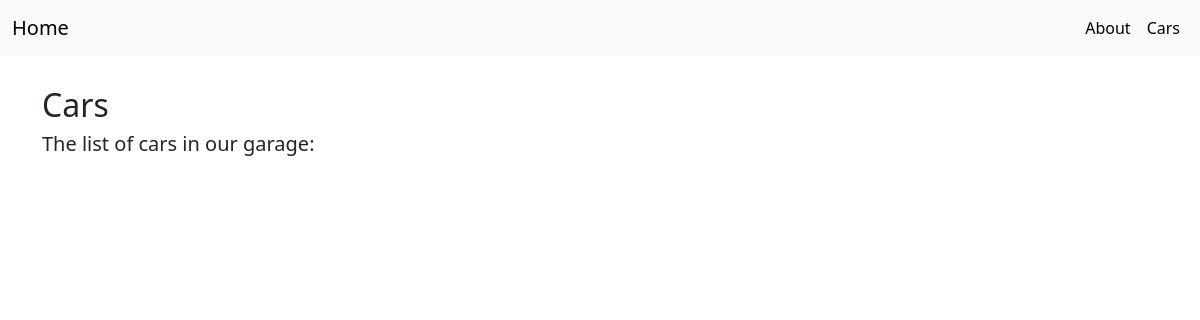
The page /service/cars/ on the database as committed earlier.
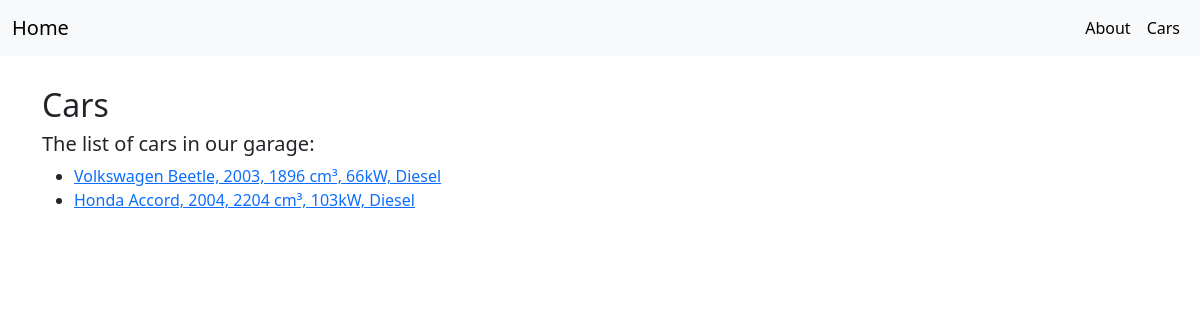
The same page on the database as committed later.
### service/models.py (models this page shows, shortened)
class Car(models.Model):
    license_plate_no = models.CharField(
        verbose_name="License plate number",
        max_length=16,
        help_text="Enter car's licence plate number (it need not be unique, "
        "since cars can be from different countries)",
    )
    vin_code = models.CharField(
        verbose_name="VIN code",
        max_length=32,
        unique=True,
        help_text="Enter car's vin code (it must be unique)",
    )
    car_model = models.ForeignKey(
        to="CarModel",
        verbose_name="Model",
        on_delete=models.SET_NULL,
        null=True,
    )
    client_name = models.CharField(verbose_name="Client's name", max_length=64)
    description = models.TextField("Description", max_length=2048, default="")
    class Meta:
        verbose_name = "Car"
        verbose_name_plural = "Cars"

class CarModel(models.Model):
    make = models.CharField(verbose_name="Make", max_length=64)
    model = models.CharField(verbose_name="Model", max_length=64)
    year = models.IntegerField(verbose_name="Year")
    engine_type = models.CharField("Engine type", max_length=64)
    def __str__(self):
        return f"{self.make} {self.model}, {self.year}, {self.engine_type}"
    class Meta:
        verbose_name = "Car model"
        verbose_name_plural = "Car models"

### service/views.py (the view)
# urls.py: path("cars/", views.cars, name="cars"),
def cars(request):
    cars_ = Car.objects.all()
    return render(request, "cars.html", {"cars": cars_})

### service/templates/cars.html (shortened to what this page needs)
{% extends "base.html" %}
{% block content %}
<h2>Cars</h2>
<h5>The list of cars in our garage:</h5>
<ul>
    {% for car in cars %}
        <li><a href="{% url 'car-details' car.id %}">{{ car.car_model }}</a></li>
    {% endfor %}
</ul>
{% endblock %}

Rows that differ between the two databases and show on the page:
added Car: car_model "Volkswagen Beetle, 2003, 1896 cm³, 66kW, Diesel"
added Car: car_model "Honda Accord, 2004, 2204 cm³, 103kW, Diesel"
